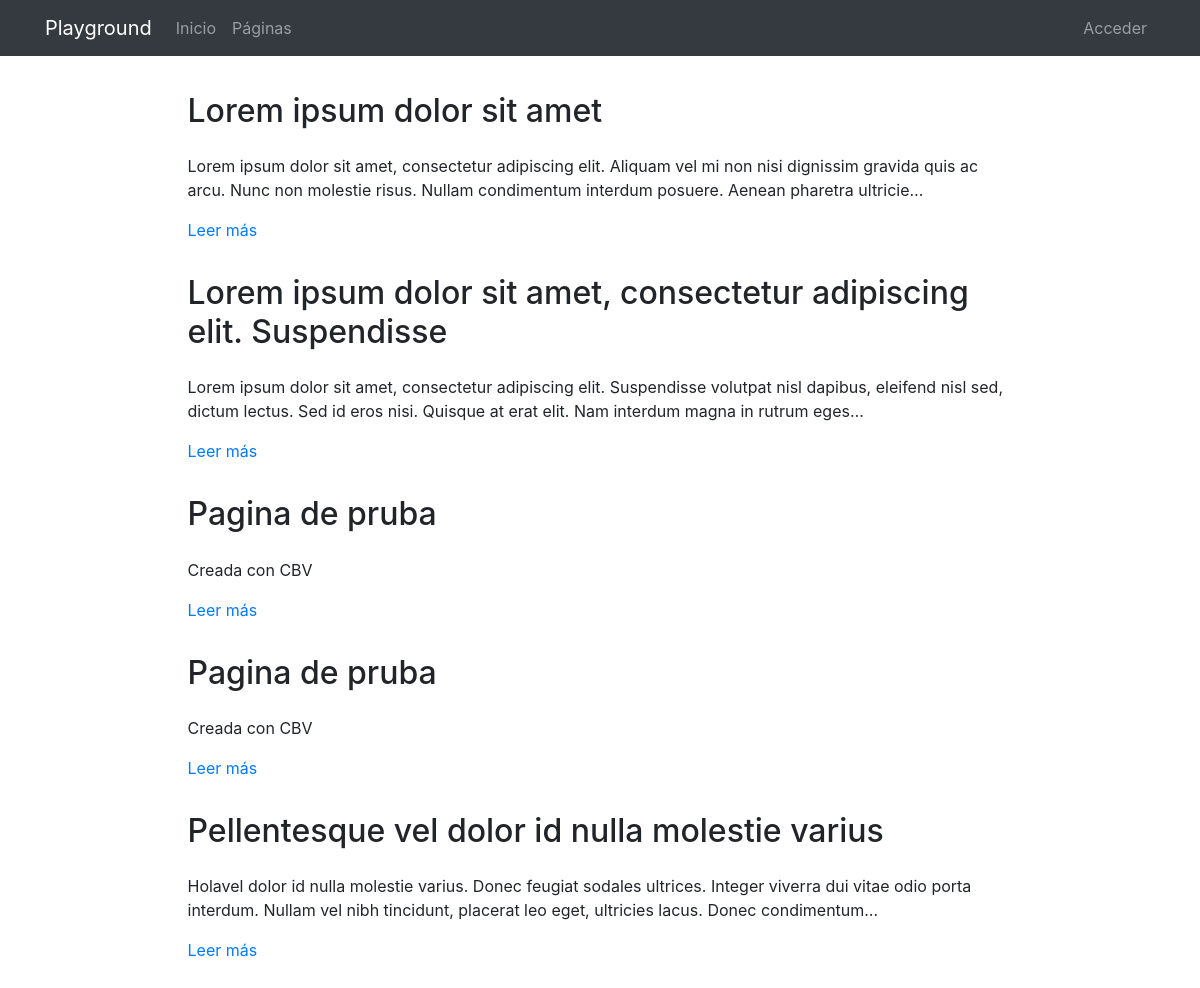
Page /pages/ on the earlier database version.
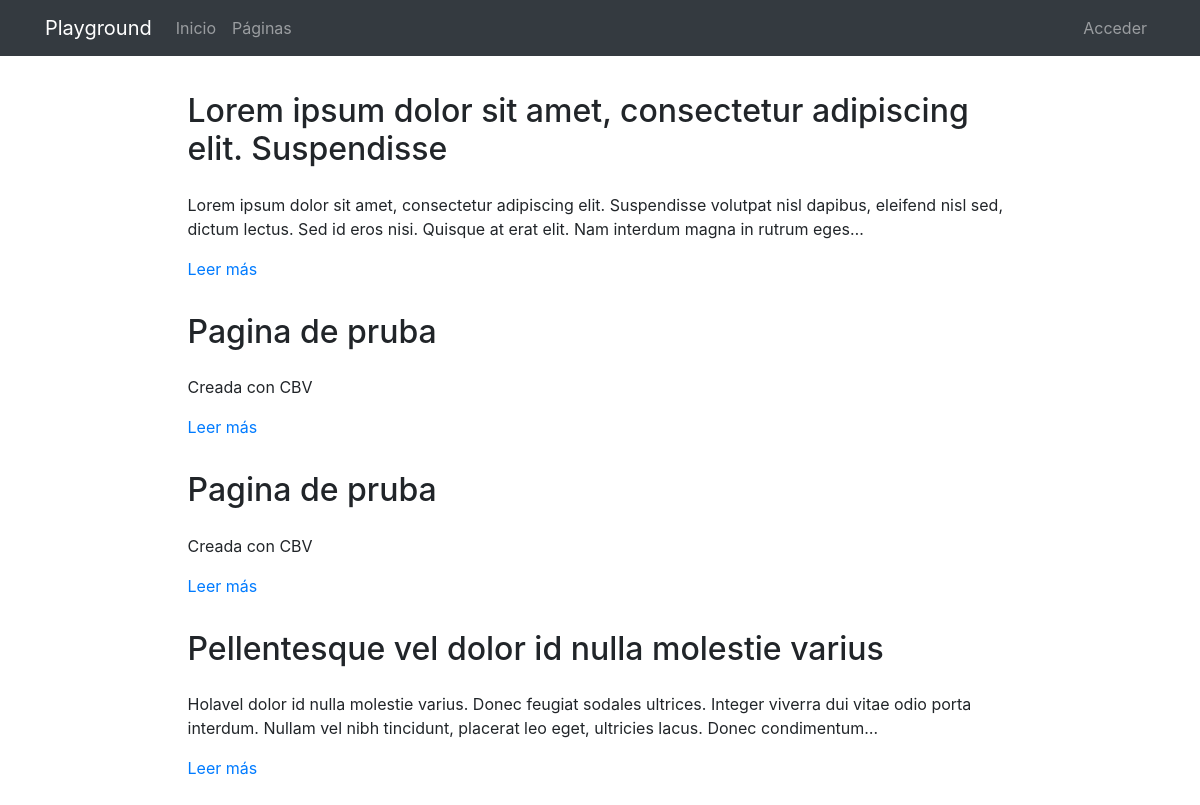
Same page on the later database version.
### pages/models.py (models this page shows, shortened)
class Page(models.Model):
    title = models.CharField(verbose_name="Título", max_length=200)
    content = RichTextField(verbose_name="Contenido")
    order = models.SmallIntegerField(verbose_name="Orden", default=0)
    created = models.DateTimeField(auto_now_add=True, verbose_name="Fecha de creación")
    updated = models.DateTimeField(auto_now=True, verbose_name="Fecha de edición")
    class Meta:
        verbose_name = "página"
        verbose_name_plural = "páginas"
        ordering = ['order', 'title']

### pages/views.py (the view)
# urls.py: path('', PageListView.as_view(), name='pages'),
class PageListView(ListView):
    model = Page

### pages/templates/pages/page_list.html (shortened to what this page needs)
{% extends 'core/base.html' %}
{% load static %}
{% block content %}
{% include "pages/includes/pages_menu.html" %}
<main role="main">
  <div class="container mb-4">
    {% for page in page_list %}
      <div class="row mt-3">
        <div class="col-md-9 mx-auto">
          <h2 class="mb-4">{{page.title}}</h2>
          <div>
            <p>{{page.content|striptags|safe|truncatechars:"200"}}</p>
            <p><a href="{% url 'pages:page' page.id page.title|slugify %}">Leer más</a>
            </p>
          </div>
        </div>
      </div>
    {% endfor %}
  </div>
</main>
{% endblock %}

Differences in the rows shown:
removed Page: title "Lorem ipsum dolor sit amet", content "Lorem ipsum dolor sit amet, consectetur adipiscing elit. Aliquam vel mi non nisi dignissim gravida quis ac arcu. Nunc non molestie risus. Nullam condimentum interdum posuere. Aenean pharetra ultricie…"
